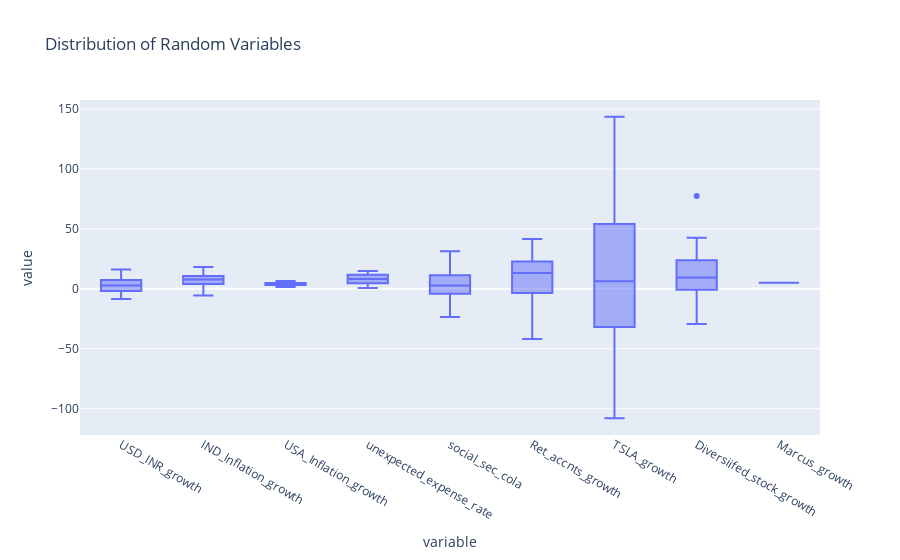
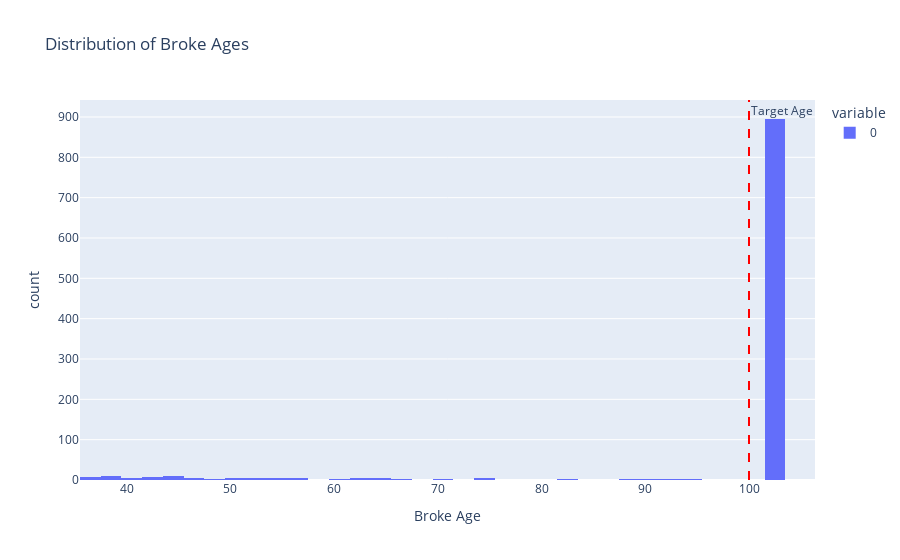

Notebook cell for these charts, in order:
### Code cell
# SUMMARY STATISTICS

print('='*80)
print('RETIREMENT SIMULATION RESULTS')
print('='*80)
print(f'Number of simulations: {simulation_counts}')
print(f'Target survival age: {realistic_target_survival_age}')
print()
print('BROKE AGE STATISTICS:')
print(f'  Minimum broke age:    {np.min(broke_ages):.1f}')
print(f'  10th percentile:      {np.percentile(broke_ages, 10):.1f}')
print(f'  25th percentile:      {np.percentile(broke_ages, 25):.1f}')
print(f'  Median (50th %ile):   {np.median(broke_ages):.1f}')
print(f'  Mean broke age:       {np.mean(broke_ages):.1f}')
print(f'  75th percentile:      {np.percentile(broke_ages, 75):.1f}')
print(f'  90th percentile:      {np.percentile(broke_ages, 90):.1f}')
print(f'  Maximum broke age:    {np.max(broke_ages):.1f}')
print(f'  Std deviation:        {np.std(broke_ages):.2f}')
print()
failure_rate = sum(1 for age in broke_ages if age < realistic_target_survival_age) * 100 / simulation_counts
print(f'FAILURE RATE: {failure_rate:.1f}%')
print(f'  (Percentage of simulations where money ran out before age {realistic_target_survival_age})')
print()
success_rate = 100 - failure_rate
print(f'SUCCESS RATE: {success_rate:.1f}%')
print('='*80)

# Show distribution plots
random_var_box = px.box(rand_var_df, title="Distribution of Random Variables")
random_var_box.show()

broke_age_hist = px.histogram(broke_ages, nbins=50, title="Distribution of Broke Ages",
                               labels={'value': 'Broke Age', 'count': 'Frequency'})
broke_age_hist.add_vline(x=realistic_target_survival_age, line_dash="dash", 
                          line_color="red", annotation_text="Target Age")
broke_age_hist.show()

### Figure 1 — Plotly figure (JSON) as saved in the notebook; plotly's stock layout.template omitted (floating-point values rounded to 4 significant figures; data arrays with more than 128 entries replaced by an {"elided": "..."} marker saying what was removed)
{"data": [{"alignmentgroup": "True", "hovertemplate": "variable=%{x}<br>value=%{y}<extra></extra>", "legendgroup": "", "marker": {"color": "#636efa"}, "name": "", "notched": false, "offsetgroup": "", "orientation": "v", "showlegend": false, "type": "box", "x": {"elided": "639 str values"}, "x0": " ", "xaxis": "x", "y": {"elided": "639 float values"}, "y0": " ", "yaxis": "y"}], "layout": {"boxmode": "group", "legend": {"tracegroupgap": 0}, "title": {"text": "Distribution of Random Variables"}, "xaxis": {"anchor": "y", "domain": [0, 1], "title": {"text": "variable"}}, "yaxis": {"anchor": "x", "domain": [0, 1], "title": {"text": "value"}}}}

### Figure 2 — Plotly figure (JSON) as saved in the notebook; plotly's stock layout.template omitted (floating-point values rounded to 4 significant figures; data arrays with more than 128 entries replaced by an {"elided": "..."} marker saying what was removed)
{"data": [{"bingroup": "x", "hovertemplate": "variable=0<br>Broke Age=%{x}<br>count=%{y}<extra></extra>", "legendgroup": "0", "marker": {"color": "#636efa", "pattern": {"shape": ""}}, "name": "0", "nbinsx": 50, "orientation": "v", "showlegend": true, "type": "histogram", "x": {"elided": "1000 int values"}, "xaxis": "x", "yaxis": "y"}], "layout": {"annotations": [{"showarrow": false, "text": "Target Age", "x": 100, "xanchor": "left", "xref": "x", "y": 1, "yanchor": "top", "yref": "y domain"}], "barmode": "relative", "legend": {"title": {"text": "variable"}, "tracegroupgap": 0}, "shapes": [{"line": {"color": "red", "dash": "dash"}, "type": "line", "x0": 100, "x1": 100, "xref": "x", "y0": 0, "y1": 1, "yref": "y domain"}], "title": {"text": "Distribution of Broke Ages"}, "xaxis": {"anchor": "y", "domain": [0, 1], "title": {"text": "Broke Age"}}, "yaxis": {"anchor": "x", "domain": [0, 1], "title": {"text": "count"}}}}
